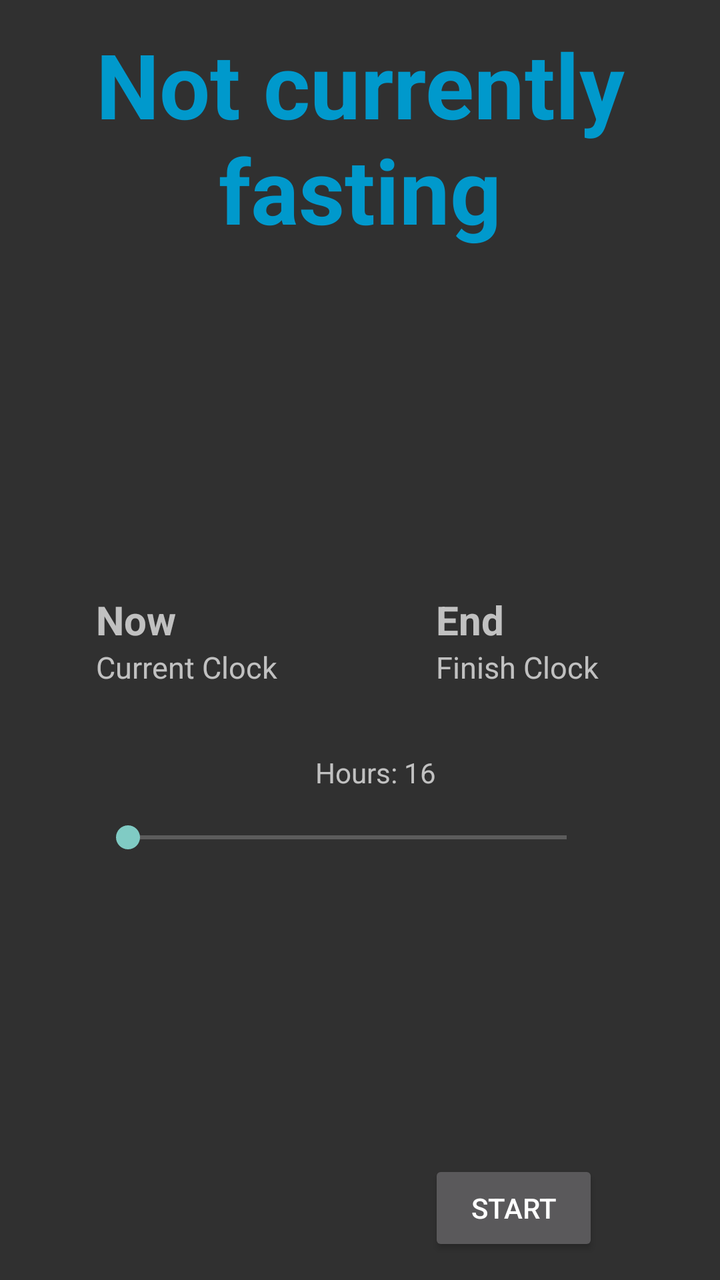
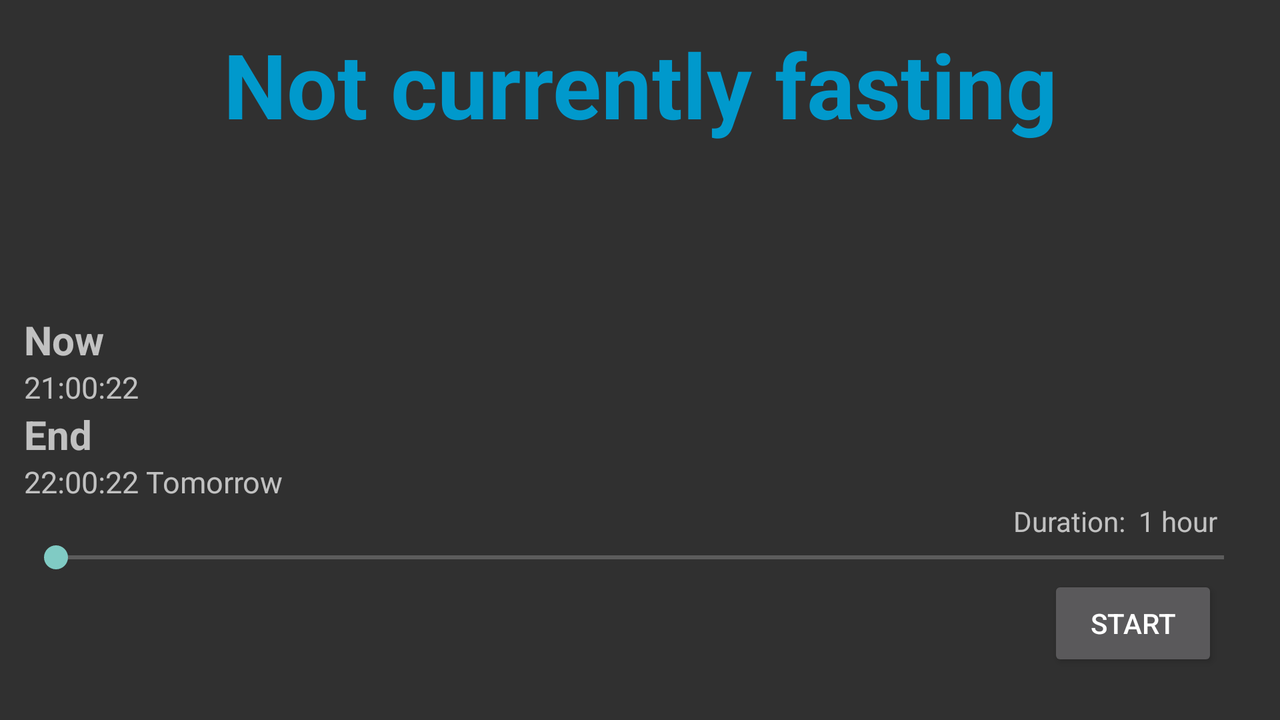

Compare how this app lays out the same screen by default and in its alternative resource folder. The renders come first, then the two layout files and the values they reference.
<!-- AndroidManifest.xml: application theme AppTheme -->
<!-- res/layout/activity_frontpage.xml -->
<RelativeLayout xmlns:android="http://schemas.android.com/apk/res/android"
    xmlns:tools="http://schemas.android.com/tools"
    android:layout_width="match_parent"
    android:layout_height="match_parent"
    android:paddingLeft="@dimen/activity_horizontal_margin"
    android:paddingRight="@dimen/activity_horizontal_margin"
    android:paddingTop="@dimen/activity_vertical_margin"
    android:paddingBottom="@dimen/activity_vertical_margin"
    tools:context=".main"
    android:id="@+id/main">

    <Button
        style="?android:attr/buttonStyleSmall"
        android:layout_width="85sp"
        android:layout_height="wrap_content"
        android:text="@string/start_toggle"
        android:id="@+id/start_toggle"
        android:layout_alignParentBottom="true"
        android:layout_alignRight="@+id/linearLayout2"
        android:layout_alignEnd="@+id/linearLayout2" />

    <TextView
        android:layout_width="wrap_content"
        android:layout_height="wrap_content"
        android:textAppearance="?android:attr/textAppearanceMedium"
        android:text="@string/status_text"
        android:id="@+id/status_text"
        android:textSize="45sp"
        android:textStyle="bold"
        android:textColor="#0099CC"
        android:gravity="center_horizontal"
        android:layout_alignParentLeft="true"
        android:layout_alignParentStart="true"
        android:layout_alignParentRight="true"
        android:layout_alignParentEnd="true"
        android:layout_alignParentTop="true" />

    <LinearLayout
        android:orientation="vertical"
        android:layout_width="wrap_content"
        android:layout_height="wrap_content"
        android:id="@+id/linearLayout"
        android:layout_alignTop="@+id/linearLayout2"
        android:layout_alignParentLeft="true"
        android:layout_alignParentStart="true"
        android:layout_marginLeft="36dp"
        android:layout_gravity="center|left">

        <TextView
            android:layout_width="wrap_content"
            android:layout_height="wrap_content"
            android:textAppearance="?android:attr/textAppearanceMedium"
            android:text="@string/current_time"
            android:id="@+id/current_time"
            android:textStyle="bold"
            android:textSize="20sp" />

        <TextView
            android:layout_width="wrap_content"
            android:layout_height="wrap_content"
            android:textAppearance="?android:attr/textAppearanceMedium"
            android:text="Current Clock"
            android:id="@+id/clock_text"
            android:textSize="15sp" />

    </LinearLayout>

    <LinearLayout
        android:orientation="vertical"
        android:layout_width="wrap_content"
        android:layout_height="wrap_content"
        android:id="@+id/linearLayout2"
        android:layout_gravity="right|left"
        android:layout_centerVertical="true"
        android:layout_toRightOf="@+id/seekVal">

        <TextView
            android:layout_width="wrap_content"
            android:layout_height="wrap_content"
            android:textAppearance="?android:attr/textAppearanceMedium"
            android:text="@string/end_time"
            android:id="@+id/end_time"
            android:textStyle="bold"
            android:textSize="20sp" />

        <TextView
            android:layout_width="wrap_content"
            android:layout_height="wrap_content"
            android:textAppearance="?android:attr/textAppearanceMedium"
            android:text="Finish Clock"
            android:id="@+id/endclock_text"
            android:textSize="15sp" />
    </LinearLayout>

    <SeekBar
        android:layout_width="wrap_content"
        android:layout_height="wrap_content"
        android:id="@+id/seekBar"
        android:max="24"
        android:layout_marginTop="66dp"
        android:layout_below="@+id/linearLayout"
        android:layout_alignLeft="@+id/linearLayout"
        android:layout_alignStart="@+id/linearLayout"
        android:layout_alignRight="@+id/linearLayout2"
        android:layout_alignEnd="@+id/linearLayout2" />

    <TextView
        android:layout_width="wrap_content"
        android:layout_height="wrap_content"
        android:textAppearance="?android:attr/textAppearanceMedium"
        android:text="16"
        android:id="@+id/seekVal"
        android:textSize="14sp"
        android:layout_marginTop="33dp"
        android:layout_below="@+id/linearLayout2"
        android:layout_toRightOf="@+id/textView2" />

    <TextView
        android:layout_width="wrap_content"
        android:layout_height="wrap_content"
        android:textAppearance="?android:attr/textAppearanceSmall"
        android:text="Hours: "
        android:id="@+id/textView2"
        android:layout_alignBottom="@+id/seekVal"
        android:layout_centerHorizontal="true" />

</RelativeLayout>
<!-- resources referenced by this layout -->
<resources>
  <dimen name="activity_horizontal_margin">12dp</dimen>
  <dimen name="activity_vertical_margin">12dp</dimen>
  <string name="current_time">Now</string>
  <string name="end_time">End</string>
  <string name="start_toggle">Start</string>
  <string name="status_text">Not currently fasting</string>
  <!-- from res/values-v21/ -->
  <style name="AppTheme" parent="Theme.AppCompat" />
</resources>
<!-- res/layout-land/activity_frontpage.xml (the repository's variant of the layout above) -->
<!-- drawn on the phone turned sideways -->
<RelativeLayout xmlns:android="http://schemas.android.com/apk/res/android"
    xmlns:tools="http://schemas.android.com/tools"
    android:layout_width="match_parent"
    android:layout_height="match_parent"
    android:paddingLeft="@dimen/activity_horizontal_margin"
    android:paddingRight="@dimen/activity_horizontal_margin"
    android:paddingTop="@dimen/activity_vertical_margin"
    android:paddingBottom="@dimen/activity_vertical_margin"
    tools:context=".main"
    android:id="@+id/main">

    <Button
        style="?android:attr/buttonStyleSmall"
        android:layout_width="85sp"
        android:layout_height="wrap_content"
        android:text="@string/start_toggle"
        android:id="@+id/start_toggle"
        android:layout_below="@+id/timeSeek"
        android:layout_alignRight="@+id/seekVal"
        android:layout_alignEnd="@+id/seekVal" />

    <TextView
        android:layout_width="wrap_content"
        android:layout_height="wrap_content"
        android:textAppearance="?android:attr/textAppearanceMedium"
        android:text="@string/status_text"
        android:id="@+id/status_text"
        android:textSize="45sp"
        android:textStyle="bold"
        android:textColor="#0099CC"
        android:gravity="center_horizontal"
        android:layout_alignParentLeft="true"
        android:layout_alignParentStart="true"
        android:layout_alignParentRight="true"
        android:layout_alignParentEnd="true"
        android:layout_alignParentTop="true" />

    <LinearLayout
        android:orientation="vertical"
        android:layout_width="wrap_content"
        android:layout_height="wrap_content"
        android:id="@+id/linearLayout"
        android:layout_gravity="center|left"
        android:layout_centerVertical="true"
        android:layout_alignParentLeft="true"
        android:layout_alignParentStart="true">

        <TextView
            android:layout_width="wrap_content"
            android:layout_height="wrap_content"
            android:textAppearance="?android:attr/textAppearanceMedium"
            android:text="@string/current_time"
            android:id="@+id/current_time"
            android:textStyle="bold"
            android:textSize="20sp" />

        <TextView
            android:layout_width="wrap_content"
            android:layout_height="wrap_content"
            android:textAppearance="?android:attr/textAppearanceMedium"
            android:text="21:00:22"
            android:id="@+id/clock_text"
            android:textSize="15sp" />

    </LinearLayout>

    <LinearLayout
        android:layout_width="wrap_content"
        android:layout_height="wrap_content"
        android:id="@+id/linearLayout2"
        android:layout_gravity="right|left"
        android:layout_below="@+id/linearLayout"
        android:layout_alignParentLeft="true"
        android:orientation="vertical">

        <TextView
            android:layout_width="wrap_content"
            android:layout_height="wrap_content"
            android:textAppearance="?android:attr/textAppearanceMedium"
            android:text="@string/end_time"
            android:id="@+id/end_time"
            android:textStyle="bold"
            android:textSize="20sp" />

        <LinearLayout
            android:orientation="horizontal"
            android:layout_width="wrap_content"
            android:layout_height="fill_parent">

            <TextView
                android:layout_width="wrap_content"
                android:layout_height="wrap_content"
                android:textAppearance="?android:attr/textAppearanceMedium"
                android:text="22:"
                android:id="@+id/dynamicHour"
                android:textSize="15sp"
                android:layout_above="@+id/seekVal"
                android:layout_toRightOf="@+id/linearLayout2" />

            <TextView
                android:layout_width="wrap_content"
                android:layout_height="wrap_content"
                android:textAppearance="?android:attr/textAppearanceMedium"
                android:text="00:22"
                android:id="@+id/endclock_text"
                android:textSize="15sp"
                android:layout_gravity="center_horizontal" />

            <TextView
                android:layout_width="78dp"
                android:layout_height="wrap_content"
                android:textAppearance="?android:attr/textAppearanceMedium"
                android:text=" Tomorrow"
                android:id="@+id/dayText"
                android:textSize="15sp" />
        </LinearLayout>


    </LinearLayout>

    <SeekBar
        android:layout_width="match_parent"
        android:layout_height="wrap_content"
        android:id="@+id/timeSeek"
        android:max="23"
        android:layout_marginTop="66dp"
        android:layout_below="@+id/linearLayout"
        android:layout_alignLeft="@+id/linearLayout"
        android:layout_alignStart="@+id/linearLayout"
        android:indeterminate="false"
        android:layout_alignRight="@+id/status_text"
        android:layout_alignEnd="@+id/status_text" />

    <TextView
        android:layout_width="wrap_content"
        android:layout_height="wrap_content"
        android:textAppearance="?android:attr/textAppearanceMedium"
        android:text="Duration:  1 hour"
        android:id="@+id/seekVal"
        android:textSize="14sp"
        android:layout_marginRight="19dp"
        android:layout_below="@+id/linearLayout2"
        android:layout_alignRight="@+id/timeSeek"
        android:layout_alignEnd="@+id/timeSeek" />

</RelativeLayout>
